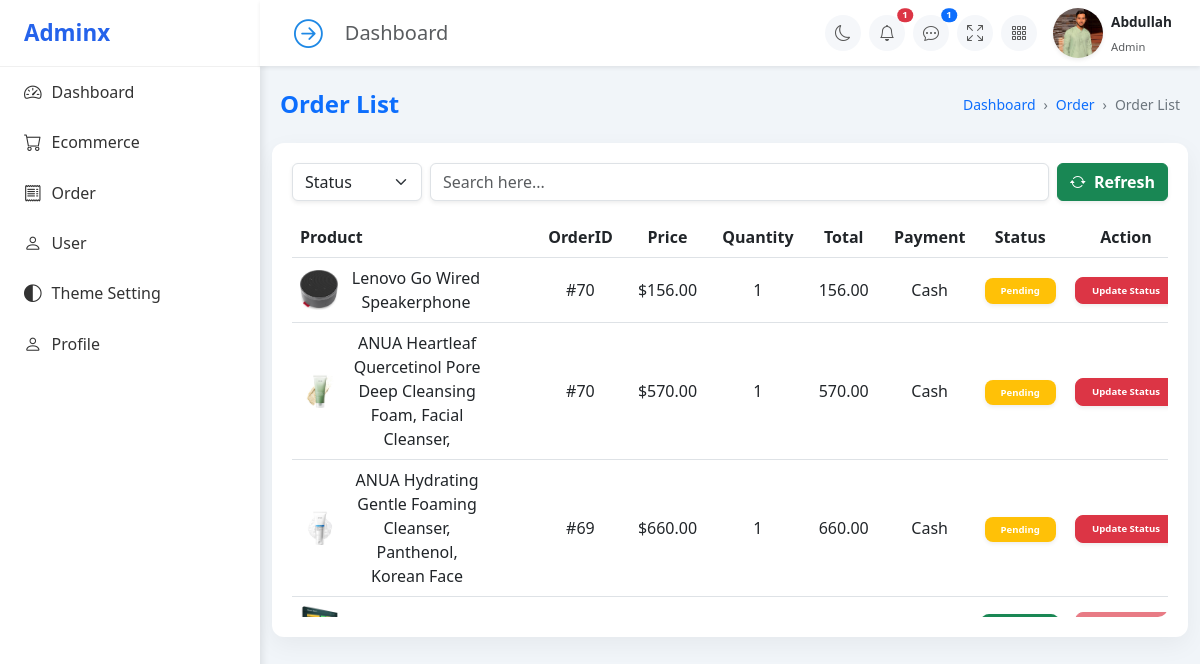
The page /Server/Admin-Panel/View-Orders.php (signed in) on the database as committed earlier.
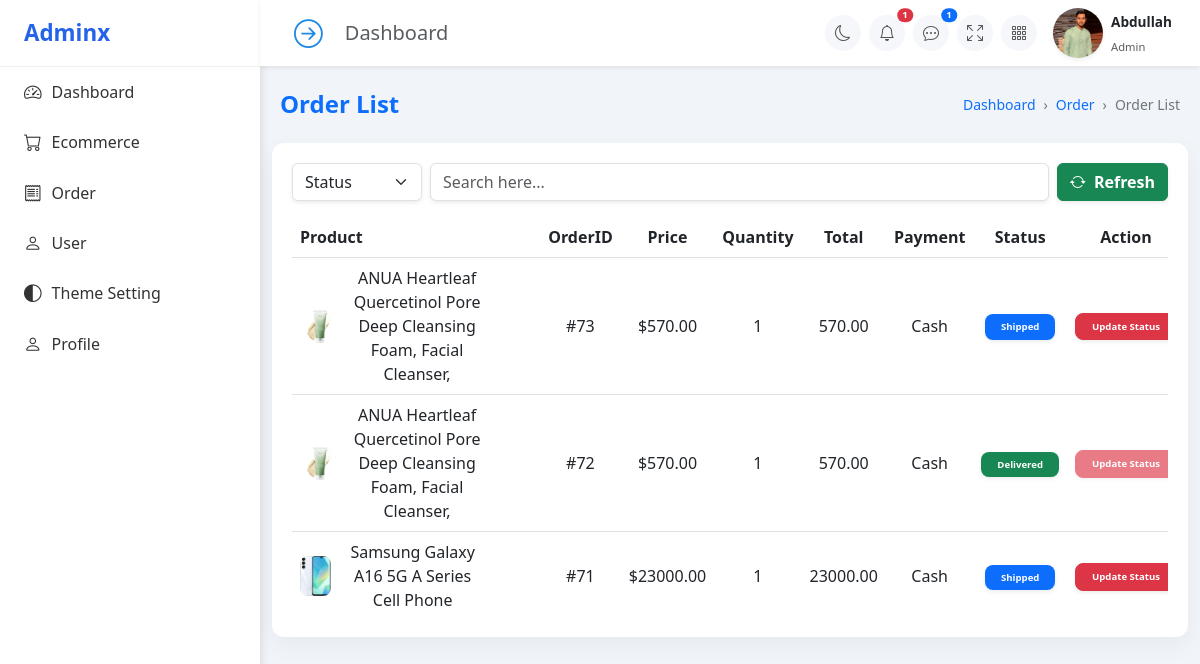
The same page on the database as committed later.
### tables this page shows
CREATE TABLE `orders` (
  `id` int(11) NOT NULL,
  `user_id` int(11) DEFAULT NULL,
  `address_id` int(11) DEFAULT NULL,
  `total` decimal(10,2) DEFAULT NULL,
  `status` enum('pending','shipped','delivered','cancelled') DEFAULT 'pending',
  `created_at` timestamp NOT NULL DEFAULT current_timestamp(),
  `payment_method` enum('Cash','Card','UPI','Wallet') NOT NULL
);

### Server/Admin-Panel/View-Orders.php (the view, shortened to what this page needs)
<?php
include("./Sidebar.php");
$status = isset($_POST['status']) ? $_POST['status'] : '';
?>
</head>
<body>
  <div class="container m ">
    <div class="d-flex justify-content-between align-items-center my-4 flex-wrap mx-2">
      <h4 class="mb-2 mb-md-0 fw-semibold text-primary">Order List</h4>
      <nav aria-label="breadcrumb">
        <ol class="breadcrumb mb-0 breadcrumb-custom">
          <li class="breadcrumb-item"><a href="#">Dashboard</a></li>
          <li class="breadcrumb-item"><a href="#">Order</a></li>
          <li class="breadcrumb-item active" aria-current="page">Order List</li>
        </ol>
      </nav>
    </div>
    <div class="order-card bg-white">
      <div class="d-flex flex-row align-items-center mb-3 gap-2 responsive-flex">
        <form method="POST" id="statusForm">
          <select name="status" id="state-selcxt" class="form-select shadow-sm" style="min-width: 130px; max-width: 150px;">
            <option selected hidden>Status</option>
          </select>
        </form>
        <div class="flex-grow-1 w-100 w-md-auto order-3 order-md-0">
          <input type="text" class="form-control shadow-sm mt-2 mt-md-0" placeholder="Search here...">
        </div>
        <div class="flex-shrink-0 refresh-btn">
          <button onclick="refresh()" class="btn btn-success fw-bold shadow-sm w-100">
            <i class="bi bi-arrow-repeat me-1"></i> Refresh
          </button>
        </div>
      </div>
      <div class="table-responsive">
        <div class="table-container">
          <table class="table table-hover text-center align-middle mb-0">
            <thead>
              <tr>
                <th class="text-start">Product</th>
                <th>OrderID</th>
                <th>Price</th>
                <th>Quantity</th>
                <th>Total</th>
                <th>Payment</th>
                <th>Status</th>
                <th>Action</th>
              </tr>
            </thead>
            <tbody class="text-center">
              <?php
              $sql = "SELECT DISTINCT orders.id as order_id, products.name, orders.payment_method, orders.status, order_items.quantity, order_items.price  AS unit_price,
  (order_items.price * order_items.quantity) AS total_price, product_images.image_url
FROM orders
INNER JOIN order_items ON orders.id = order_items.order_id
INNER JOIN products ON order_items.product_id = products.id
INNER JOIN product_images ON products.id = product_images.product_id";
              $sql .= " ORDER BY order_id DESC";
              $result = $conn->query($sql);
              if ($result->num_rows == 0) {
                echo "<tr><td colspan='7' class='text-center fw-bold text-muted py-4'>No orders found for $status  status.</td></tr>";
              } else {
                while ($row = $result->fetch_assoc()) {
              ?>
                  <tr>
                    <td class="d-flex align-items-center ">
                      <img src="../uploads/<?= $row['image_url'] ?>" class="product-img" alt="Product">
                      <span class="me-5"><?= $row['name'] ?></span>
                    </td>
                    <td>#<?= $row['order_id'] ?></td>
                    <td>$<?= $row['unit_price'] ?></td>
                    <td><?= $row['quantity'] ?></td>
                    <td><?= $row['total_price'] ?></td>
                    <td><?= $row['payment_method'] ?></td>
                    <td>
                      <?php
                      $colour = '';
                      if ($row['status'] === "pending") {
                        $colour = 'bg-warning';
                      } elseif ($row['status'] === "shipped") {
                        $colour = 'bg-primary';
                      } elseif ($row['status'] === "delivered") {
                        $colour = 'bg-success';
                      } elseif ($row['status'] === "cancelled") {
                        $colour = 'bg-danger';
                      } ?>
                      <span class="badge rounded-3 <?= $colour ?> px-3 py-2   text-white <?= $row['status'] === 'cancelled' ? 'cursor-pointer ' : '' ?> text-capitalize shadow-sm">
                        <?= $row['status'] === 'cancelled' ? 'Remove' : $row['status']  ?>
                      </span>
                    </td>
                    <td>
                      <span onclick="updateStatus(<?= $row['order_id'] ?>, '<?= $row['status'] ?>')" class="badge rounded-3 btn  btn-danger <?= $row['status'] === 'delivered' ||  $row['status'] === 'cancelled' ? 'disabled' : ' '  ?>  bg-danger px-3 py-2 text-white text-capitalize shadow-sm" style="cursor:pointer;" data-bs-toggle="modal" data-bs-target="#updateStatusModal">
                        Update status
                      </span>
                    </td>
                  </tr>
              <?php }
              } ?>
            </tbody>
          </table>
        </div>
      </div>
    </div>
  </div>

Rows that differ between the two databases and show on the page:
no longer on this page (row edited): orders: shows a picture, name "Lenovo Go Wired Speakerphone", id "70", unit_price "156.00", quantity "1", total_price "156.00", payment_method "Cash", status "Pending", name "ANUA Heartleaf Quercetinol Pore Deep Cleansing Foam, Facial Cleanser,", unit_price "570.00", total_price "570.00"
no longer on this page (row edited): orders: shows a picture, name "ANUA Hydrating Gentle Foaming Cleanser, Panthenol, Korean Face", id "69", unit_price "660.00", quantity "1", total_price "660.00", payment_method "Cash", status "Pending"
no longer on this page (row edited): orders: shows a picture, status "delivered" (drawn)
added orders: name "ANUA Heartleaf Quercetinol Pore Deep Cleansing Foam, Facial Cleanser,", id "73", unit_price "570.00", quantity "1", total_price "570.00", payment_method "Cash", status "Shipped"
added orders: name "ANUA Heartleaf Quercetinol Pore Deep Cleansing Foam, Facial Cleanser,", id "72", unit_price "570.00", quantity "1", total_price "570.00", payment_method "Cash", status "Delivered"
added orders: shows a picture, name "Samsung Galaxy A16 5G A Series Cell Phone", id "71", unit_price "23000.00", quantity "1", total_price "23000.00", payment_method "Cash", status "Shipped"
